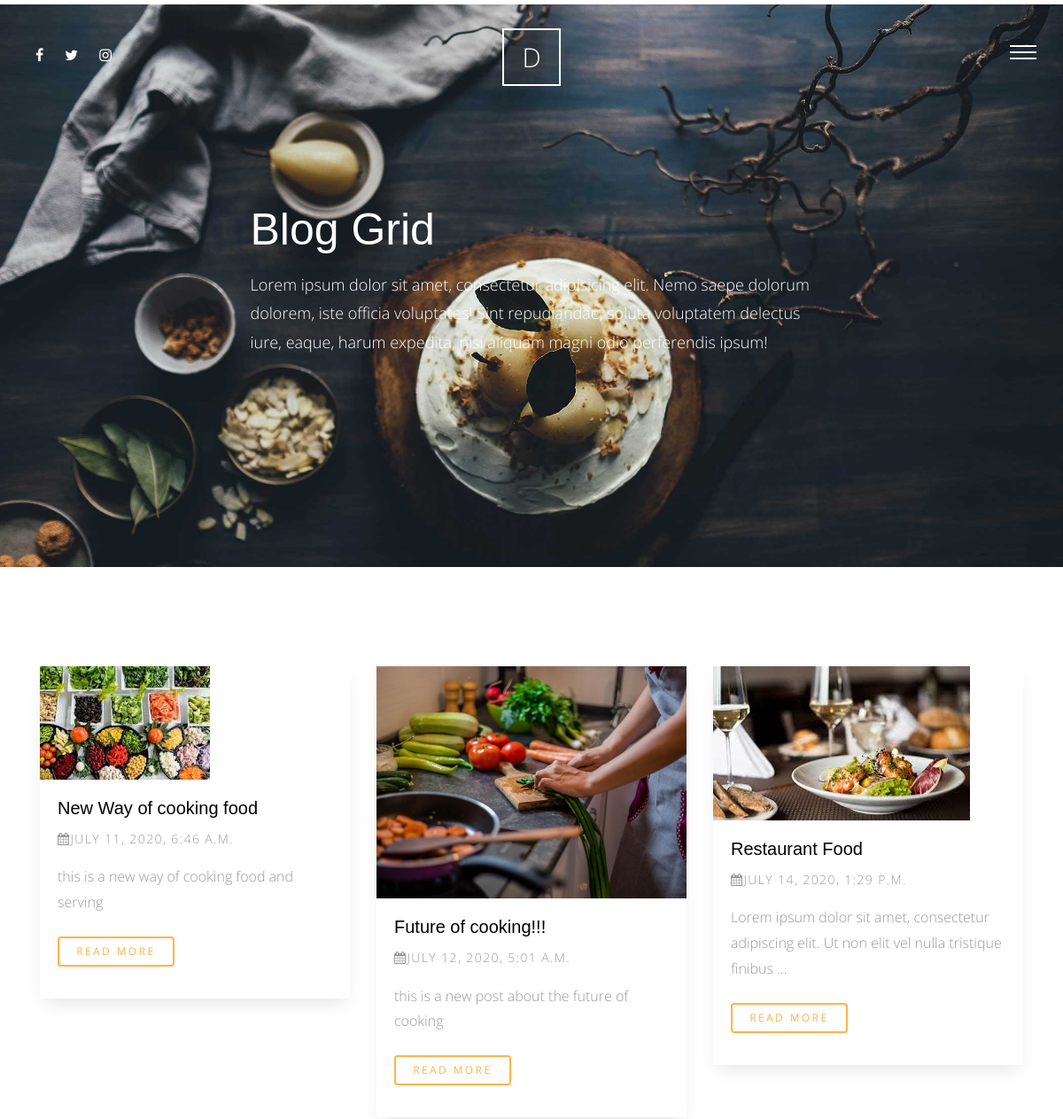
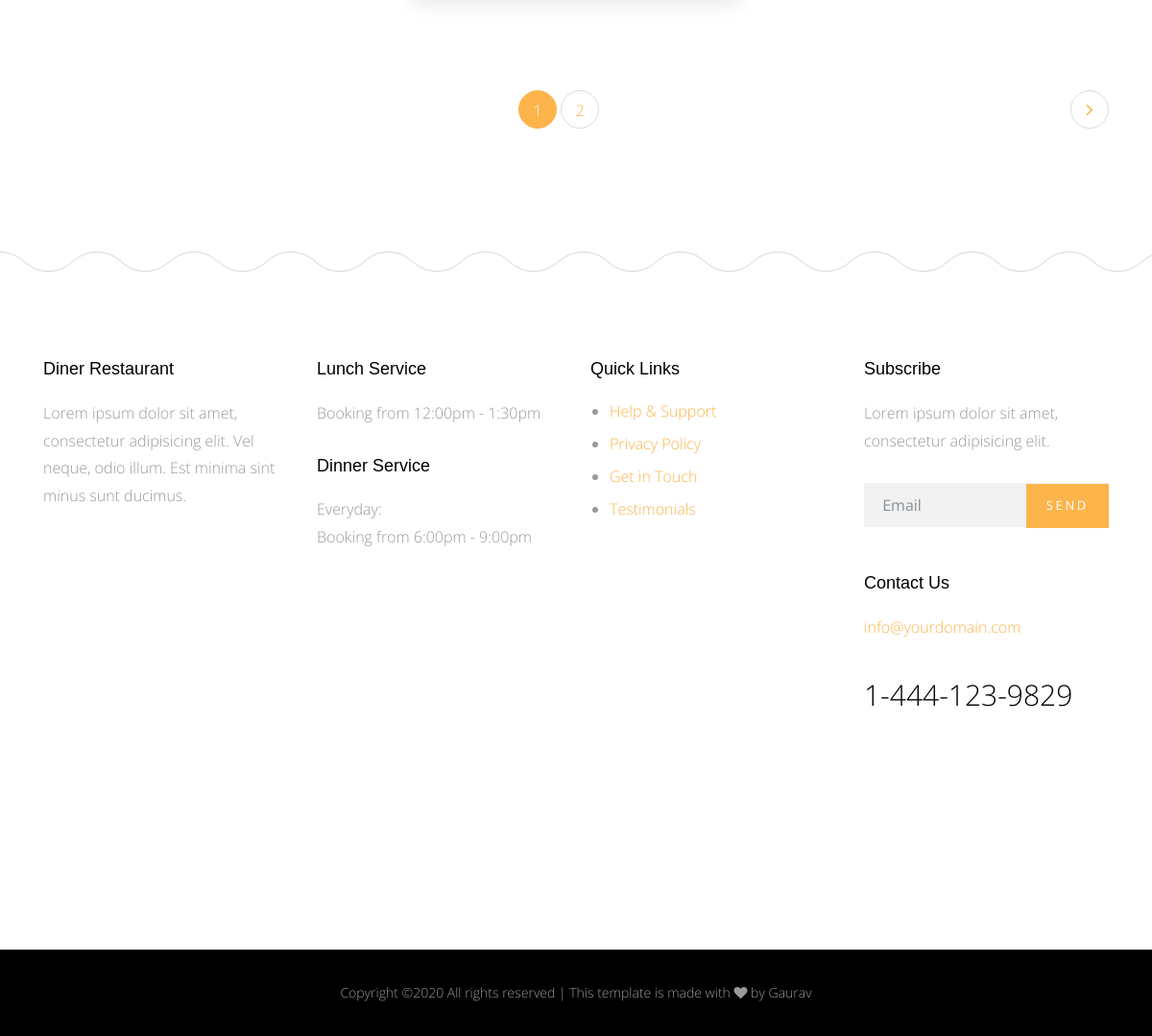
Screenshot of /blog/ with the database file from the repository (2 pictures, top to bottom).
### blog/models.py (models this page shows)
class Post(models.Model):
        title    = models. CharField(max_length=50)
        content  = models.TextField()
        author   = models.ForeignKey(User, on_delete=models.CASCADE)
        image    = models.ImageField(upload_to='blog/', blank=True, null = True)
        category = models.ForeignKey('Category', null = True ,on_delete=models.SET_NULL)
        created  = models.DateTimeField(default=timezone.now)
        tags     = TaggableManager(blank=True)
        class Meta:
          verbose_name = 'post'
          verbose_name_plural = 'posts'
        def __str__(self):
            return self.title

### blog/views.py (the view)
# urls.py: path('',views.post_list, name="post_list" ),
def post_list(request):
    post_list = Post.objects.all()
    search_query = request.GET.get('q')
    if search_query :
        post_list = post_list.filter(
            Q(title__icontains = search_query)|
            Q(content__icontains = search_query)|
            Q(tags__name__icontains = search_query)
        ).distinct()
    paginator = Paginator(post_list, 3) # Show 1 posts per page.
    page      = request.GET.get('page')
    post_list = paginator.get_page(page)
    context   = {
        'post_list' : post_list,
    }
    return render(request, 'Post/post_list.html', context)

### blog/templates/Post/post_list.html (shortened to what this page needs)
{% extends 'base.html' %}
{% load static %}
{% block body %}
      <div class="main-wrap">
        <div class="cover_1 cover_sm">
          <div class="img_bg" style="background-image: url({% static 'site_static/img/slider-1.jpg' %}" data-stellar-background-ratio="0.5">
            <div class="container">
              <div class="row align-items-center justify-content-center">
                <div class="col-md-7" data-aos="fade-up">
                  <h2 class="heading">Blog Grid</h2>
                  <p class="lead">Lorem ipsum dolor sit amet, consectetur adipisicing elit. Nemo saepe dolorum dolorem, iste officia voluptates! Sint repudiandae, soluta voluptatem delectus iure, eaque, harum expedita, nisi aliquam magni odio perferendis ipsum!</p>
                </div>
              </div>
            </div>
          </div>
        </div>
       <div class="section">
          <div class="container">
            <div class="row mb-5">
              {% for post in  post_list %}
                <div class="col-md-4">
                <div class="media d-block media-bg-white mb-5" data-aos="fade-up"  data-aos-delay="400">
                  <figure>
                    <a href="blog-single.html"><img src="{{post.image.url}}" alt="Image placeholder" class="img-fluid"></a>
                  </figure>
                  <div class="media-body">
                    <h3><a href="{% url 'blog:post_detail' post.id %}">{{post}}</a></h3>
                    <p class="post-meta"><span><span class="fa fa-calendar"></span>{{post.created}}</span></p>
                    <p class="mb-4">{{post.content|truncatewords:15}}</p>
                    <p><a href="{% url 'blog:post_detail' post.id %}" class="btn btn-primary btn-outline-primary btn-sm">Read More</a></p>
                  </div>
                </div>
                </div>
              {% endfor %}
            </div>
            <div class="row">
              {% if post_list.has_other_pages %}
                <div class="col-md-12">
                  <ul class="pagination custom-pagination">
                    {% for pages in post_list.paginator.page_range %}
                      {% if post_list.number == pages %}
                        <li class="page-item active"><a class="page-link" href="#">{{pages}}</a></li>
                      {% else %}
                        <li class="disabled"><a class="page-link" href="?page={{pages}}">{{pages}}</a></li>
                      {% endif %}
                    {% endfor %}
                    {% if post_list.has_next %}
                      <li class="page-item next"><a class="page-link" href="?page={{post_list.next_page_number}}"><i class="fa fa-angle-right"></i></a></li>
                    {% else %}
                      <li class="disabled"></li>
                    {% endif %}
                  </ul>
                </div>
              {% endif %}
            </div>
          </div>
        </div>
      </div>
{% endblock body %}

### templates/base.html (shortened to what this page needs)
{% load static %}
<!doctype html>
<html lang="en">
  <head>
    <link rel="stylesheet" href="{% static 'site_static/css/bootstrap.css' %}">
    <link rel="stylesheet" href="{% static 'site_static/css/animate.css' %}">
    <link rel="stylesheet" href="{% static 'site_static/css/owl.carousel.min.css' %}">
    <link rel="stylesheet" href="{% static 'site_static/css/magnific-popup.css' %}">
    <link rel="stylesheet" href="{% static 'site_static/css/aos.css' %}">
    <link rel="stylesheet" href="{% static 'site_static/css/bootstrap-datepicker.css' %}">
    <link rel="stylesheet" href="{% static 'site_static/css/jquery.timepicker.css' %}">
    <link rel="stylesheet" href="{% static 'site_static/fonts/ionicons/css/ionicons.min.css' %}">
    <link rel="stylesheet" href="{% static 'site_static/fonts/fontawesome/css/font-awesome.min.css' %}">
    <link rel="stylesheet" href="{% static 'site_static/fonts/flaticon/font/flaticon.css' %}">
    <link rel="stylesheet" href="{% static 'site_static/css/style.css' %}">
  </head>
  <body>
    <div class="site-wrap">
      <header class="site-header">
        <div class="row align-items-center">
          <div class="col-5 col-md-3">
             <ul class="list-unstyled social">
              <li><a href="#"><span class="fa fa-facebook"></span></a></li>
              <li><a href="#"><span class="fa fa-twitter"></span></a></li>
              <li><a href="#"><span class="fa fa-instagram"></span></a></li>
            </ul>
          </div>
          <div class="col-2 col-md-6 text-center">
            <a href="{% url 'home:home' %}" class="site-logo">D</a>
          </div>
          <div class="col-5 col-md-3 text-right menu-burger-wrap">
            <a href="#" class="site-nav-toggle js-site-nav-toggle"><i></i></a>
          </div>
        </div>
      </header>
      {% block body %}
      {% endblock body %}
      <footer>
        <div class="site-footer">
          <div class="container">
            <div class="row small-gutters mb-5">
              <div class="col-md-6 col-lg-3 mb-5" data-aos="fade" data-aos-delay="100">
                <div class="footer-widget">
                  <h3>Diner Restaurant</h3>
                  <p>Lorem ipsum dolor sit amet, consectetur adipisicing elit. Vel neque, odio illum. Est minima sint minus sunt ducimus.</p>
                </div>
              </div>
              <div class="col-md-6 col-lg-3 mb-5" data-aos="fade" data-aos-delay="200">
                <div class="footer-widget">
                  <h3>Lunch Service</h3>
                  <p>Booking from 12:00pm - 1:30pm</p>
                  <h3>Dinner Service</h3>
                  <p>Everyday: <br> Booking from 6:00pm - 9:00pm</p>
                </div>
              </div>
              <div class="col-md-6 col-lg-3 mb-5" data-aos="fade" data-aos-delay="300">
                <div class="footer-widget">
                  <h3>Quick Links</h3>
                  <ul>
                    <li><a href="#">Help &amp; Support</a></li>
                    <li><a href="#">Privacy Policy</a></li>
                    <li><a href="#">Get in Touch</a></li>
                    <li><a href="#">Testimonials</a></li>
                  </ul>
                </div>
              </div>
              <div class="col-md-6 col-lg-3 mb-5" data-aos="fade" data-aos-delay="400">
                <div class="footer-widget footer-contact-widget">
                  <h3>Subscribe</h3>
                  <p>Lorem ipsum dolor sit amet, consectetur adipisicing elit.</p>
                  <form action="" class="form-subscribe mb-5">
                    <div class="form-group form-field">
                      <input type="submit" value="Send" class="btn btn-primary">
                      <input type="text" class="form-control" placeholder="Email">
                    </div>
                  </form>
                  <h3>Contact Us</h3>
                  <p class="contact-email">info@yourdomain.com</p>
                  <p class="contact-phone">1-444-123-9829</p>
                </div>
              </div>
            </div>
          </div>
        </div>
      </footer>
      <div class="site-footer-copyright">
        <div class="container">
          <div class="row">
             <p class="footer-text col-md-12">
Copyright &copy;<script>document.write(new Date().getFullYear());</script> All rights reserved | This template is made with <i class="fa fa-heart" aria-hidden="true"></i> by Gaurav
</p>
          </div>
        </div>
      </div>
    </div>
  </body>
</html>

### rows the page displays
Post: image (picture), title "New Way of cooking food", created "JULY 11, 2020, 6:46 A.M.", content "this is a new way of cooking food and serving"
Post: image (picture), title "Future of cooking!!!", created "JULY 12, 2020, 5:01 A.M.", content "this is a new post about the future of cooking"
Post: image (picture), title "Restaurant Food", created "JULY 14, 2020, 1:29 P.M.", content "Lorem ipsum dolor sit amet, consectetur adipiscing elit. Ut non elit vel nulla tristique finibus …"

### other values shown
{{ pages }} "1"
{{ pages }} "2"
